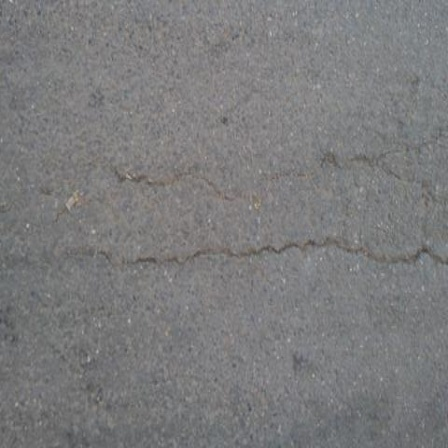
#> input picture python/cracks_detection/dataset/crackconcrete/test/CFD_040.jpg, 448 x 448 px
$ python -i image.py   (imports and definitions only)
#> lines starting #> are read from the running program, lines starting #| are printed output that depends on the picture
#> further down, picture is the input picture: shape (448, 448, 3); mean B, G, R 124.2, 123.4, 123.4
import cv2
import numpy as np
import setting.constant as const


# [39 lines left out: functions overlay, light, threshold, gauss_filter, median_filter, not called in this run]


def equalize_light(image, limit=3, grid=(7, 7), gray=False):
#> called with limit = 3, grid = (7, 7), gray = False
    if len(image.shape) == 2:
        image = cv2.cvtColor(image, cv2.COLOR_GRAY2BGR)
        gray = True

    clahe = cv2.createCLAHE(clipLimit=limit, tileGridSize=grid)
    lab = cv2.cvtColor(image, cv2.COLOR_BGR2LAB)
#> lab: shape (448, 448, 3); mean of channels 0, 1, 2 132.2, 128.1, 127.6
    l, a, b = cv2.split(lab)

    cl = clahe.apply(l)
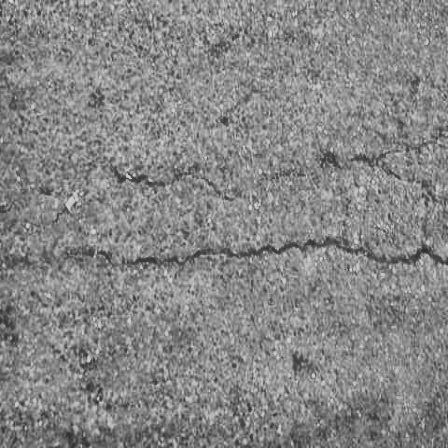
#> cl: shape (448, 448); min 41, max 223, mean 134.8
    limg = cv2.merge((cl, a, b))
#> limg: shape (448, 448, 3); mean of channels 0, 1, 2 134.8, 128.1, 127.6

    image = cv2.cvtColor(limg, cv2.COLOR_LAB2BGR)
    if gray:
        image = cv2.cvtColor(image, cv2.COLOR_BGR2GRAY)

    return np.uint8(image)


# [19 lines left out: functions back_in_black, edges, not called in this run]


def equalize_hist(image):
    image = cv2.equalizeHist(image)
    return np.uint8(image)


# [40 lines left out: function otsu, not called in this run]

>>> import cv2
>>> picture = cv2.imread('../../dataset/crackconcrete/test/CFD_040.jpg')
>>> result = equalize_light(picture)

$ run again, on python/cracks_detection/dataset/crackconcrete/test/CRACK500_20160222_080933_361_1.jpg
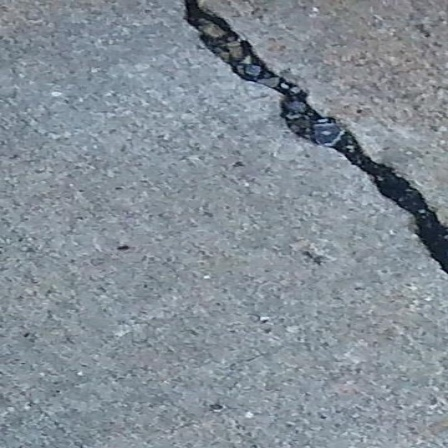
#> input picture python/cracks_detection/dataset/crackconcrete/test/CRACK500_20160222_080933_361_1.jpg, 448 x 448 px
#> picture is the input picture: shape (448, 448, 3); mean B, G, R 151.6, 142.4, 132.2
#> lab: shape (448, 448, 3); mean of channels 0, 1, 2 149.2, 126.2, 121.8
#> in equalize_light, `l, a, b = cv2.split(lab)`:
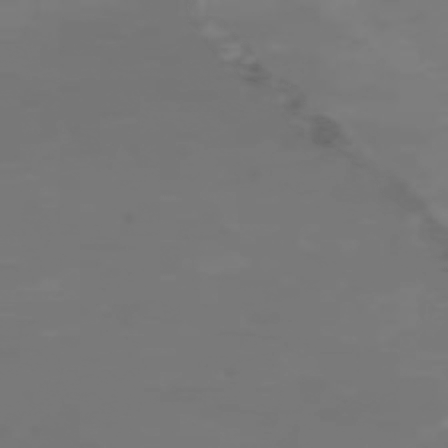
#> b: shape (448, 448); min 105, max 131, mean 121.8
#> limg: shape (448, 448, 3); mean of channels 0, 1, 2 139.5, 126.2, 121.8
#> in equalize_light, `image = cv2.cvtColor(limg, cv2.COLOR_LAB2BGR)`:
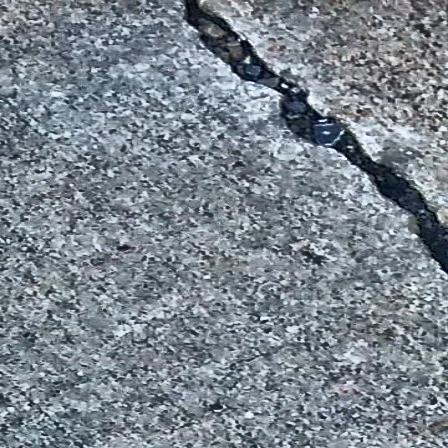
#> image: shape (448, 448, 3); mean B, G, R 142.7, 133.8, 123.4

$ run again, on python/cracks_detection/dataset/crackconcrete/test/CRACK500_20160222_081839_1_721.jpg
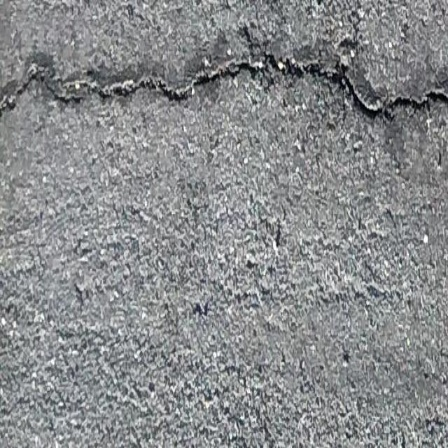
#> input picture python/cracks_detection/dataset/crackconcrete/test/CRACK500_20160222_081839_1_721.jpg, 448 x 448 px
#> picture is the input picture: shape (448, 448, 3); mean B, G, R 141.3, 139.4, 137.1
#> lab: shape (448, 448, 3); mean of channels 0, 1, 2 146.9, 127.5, 126.8
#> in equalize_light, `cl = clahe.apply(l)`:
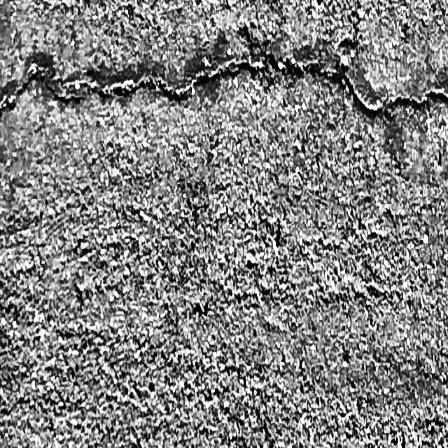
#> cl: shape (448, 448); min 0, max 255, mean 130.8
#> limg: shape (448, 448, 3); mean of channels 0, 1, 2 130.8, 127.5, 126.8

$ run again, on python/cracks_detection/dataset/crackconcrete/test/CRACK500_20160225_114535_1_1.jpg
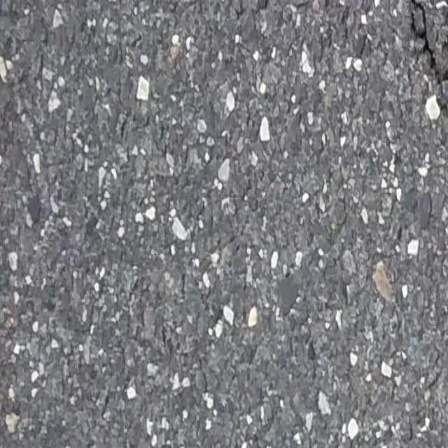
#> input picture python/cracks_detection/dataset/crackconcrete/test/CRACK500_20160225_114535_1_1.jpg, 448 x 448 px
#> picture is the input picture: shape (448, 448, 3); mean B, G, R 128, 124.4, 124
#> lab: shape (448, 448, 3); mean of channels 0, 1, 2 132.8, 128.5, 126.1
#> in equalize_light, `cl = clahe.apply(l)`:
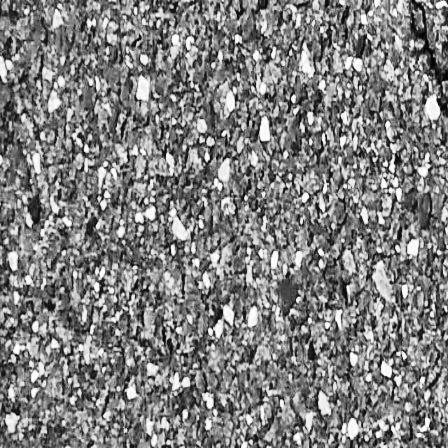
#> cl: shape (448, 448); min 1, max 255, mean 127.4
#> limg: shape (448, 448, 3); mean of channels 0, 1, 2 127.4, 128.5, 126.1
